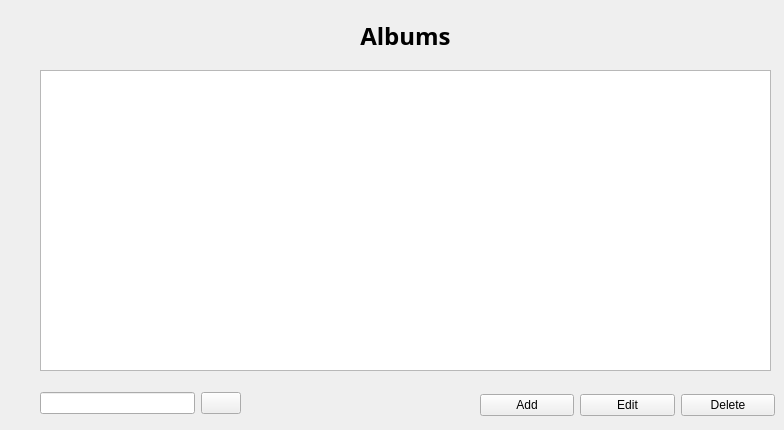
      <widget class="QWidget" name="albums">
       <attribute name="title">
        <string>Albums</string>
       </attribute>
       <widget class="QListView" name="albumsListView_fp">
        <property name="geometry">
         <rect>
          <x>40</x>
          <y>70</y>
          <width>731</width>
          <height>301</height>
         </rect>
        </property>
       </widget>
       <widget class="QWidget" name="layoutWidget_6">
        <property name="geometry">
         <rect>
          <x>480</x>
          <y>390</y>
          <width>295</width>
          <height>31</height>
         </rect>
        </property>
        <layout class="QHBoxLayout" name="horizontalLayout_9">
         <item>
          <widget class="QPushButton" name="addAlbum_fp">
           <property name="text">
            <string>Add</string>
           </property>
          </widget>
         </item>
         <item>
          <widget class="QPushButton" name="editAlbum_fp">
           <property name="text">
            <string>Edit</string>
           </property>
          </widget>
         </item>
         <item>
          <widget class="QPushButton" name="deleteAlbum_fp">
           <property name="text">
            <string>Delete</string>
           </property>
          </widget>
         </item>
        </layout>
       </widget>
       <widget class="QLabel" name="label_fp_2">
        <property name="geometry">
         <rect>
          <x>40</x>
          <y>20</y>
          <width>731</width>
          <height>31</height>
         </rect>
        </property>
        <property name="font">
         <font>
          <family>Work Sans</family>
          <pointsize>18</pointsize>
          <bold>true</bold>
         </font>
        </property>
        <property name="text">
         <string>Albums</string>
        </property>
        <property name="alignment">
         <set>Qt::AlignCenter</set>
        </property>
       </widget>
       <widget class="QWidget" name="layoutWidget_12">
        <property name="geometry">
         <rect>
          <x>40</x>
          <y>390</y>
          <width>201</width>
          <height>26</height>
         </rect>
        </property>
        <layout class="QHBoxLayout" name="horizontalLayout_11">
         <item>
          <widget class="QLineEdit" name="SearchAlbumsInput"/>
         </item>
         <item>
          <widget class="QPushButton" name="SearchAlbumsButton_fp">
           <property name="text">
            <string/>
           </property>
          </widget>
         </item>
        </layout>
       </widget>
      </widget>
